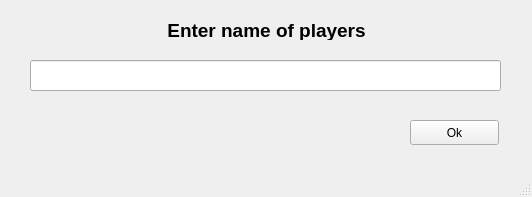
<?xml version="1.0" encoding="UTF-8"?>
<ui version="4.0">
 <class>Enter_players</class>
 <widget class="QMainWindow" name="Enter_players">
  <property name="geometry">
   <rect>
    <x>0</x>
    <y>0</y>
    <width>532</width>
    <height>197</height>
   </rect>
  </property>
  <property name="windowTitle">
   <string>Enter players</string>
  </property>
  <widget class="QWidget" name="centralwidget">
   <property name="enabled">
    <bool>true</bool>
   </property>
   <property name="sizeIncrement">
    <size>
     <width>0</width>
     <height>0</height>
    </size>
   </property>
   <property name="baseSize">
    <size>
     <width>0</width>
     <height>0</height>
    </size>
   </property>
   <widget class="QLineEdit" name="lineEdit">
    <property name="geometry">
     <rect>
      <x>30</x>
      <y>60</y>
      <width>471</width>
      <height>31</height>
     </rect>
    </property>
   </widget>
   <widget class="QPushButton" name="pushButton">
    <property name="geometry">
     <rect>
      <x>410</x>
      <y>120</y>
      <width>89</width>
      <height>25</height>
     </rect>
    </property>
    <property name="text">
     <string>Ok</string>
    </property>
   </widget>
   <widget class="QLabel" name="label">
    <property name="geometry">
     <rect>
      <x>36</x>
      <y>20</y>
      <width>461</width>
      <height>20</height>
     </rect>
    </property>
    <property name="font">
     <font>
      <pointsize>14</pointsize>
      <weight>75</weight>
      <italic>false</italic>
      <bold>true</bold>
      <underline>false</underline>
     </font>
    </property>
    <property name="text">
     <string>Enter name of players</string>
    </property>
    <property name="alignment">
     <set>Qt::AlignCenter</set>
    </property>
    <property name="wordWrap">
     <bool>false</bool>
    </property>
   </widget>
  </widget>
  <widget class="QStatusBar" name="statusbar"/>
 </widget>
 <resources/>
 <connections/>
</ui>
